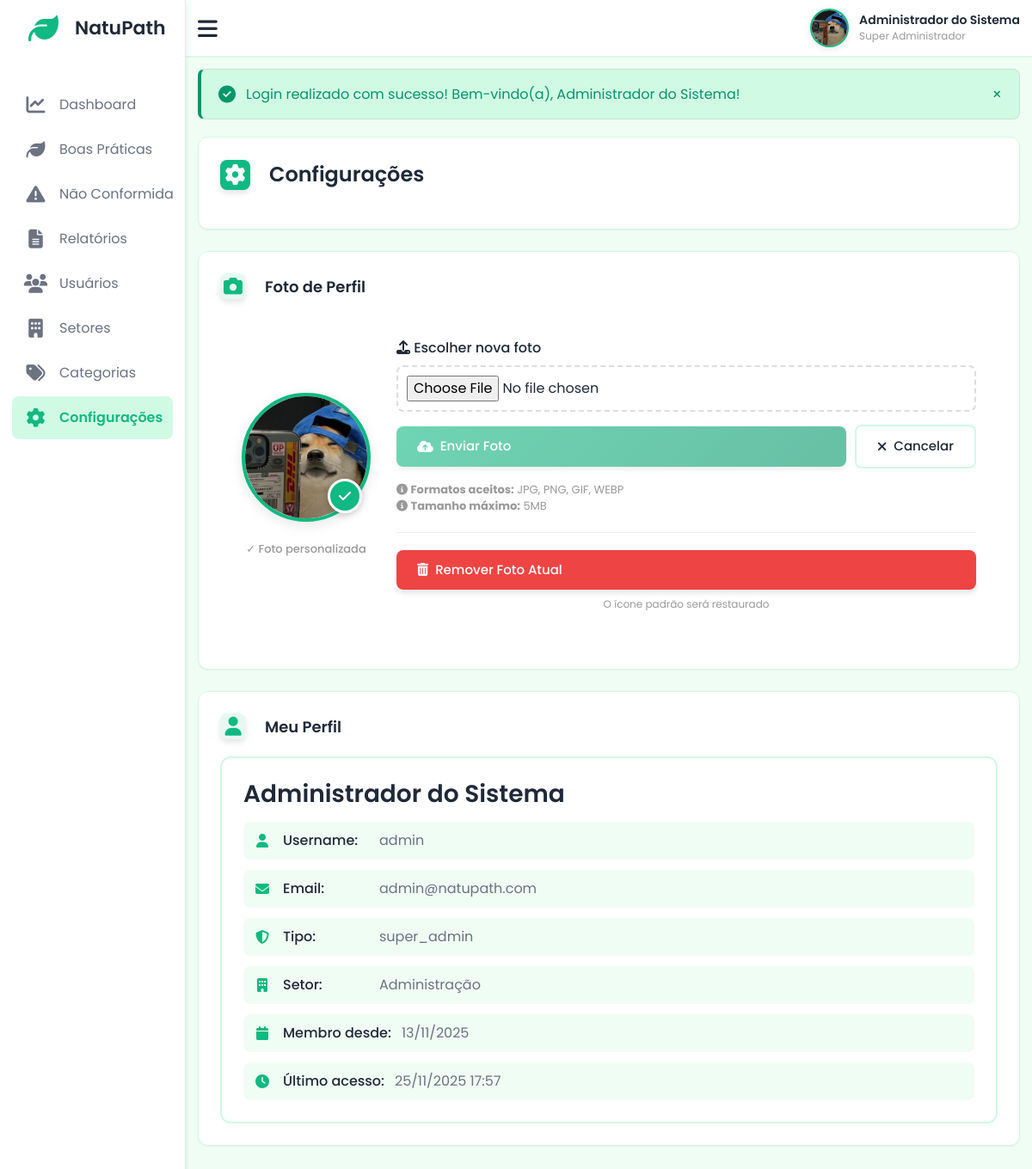
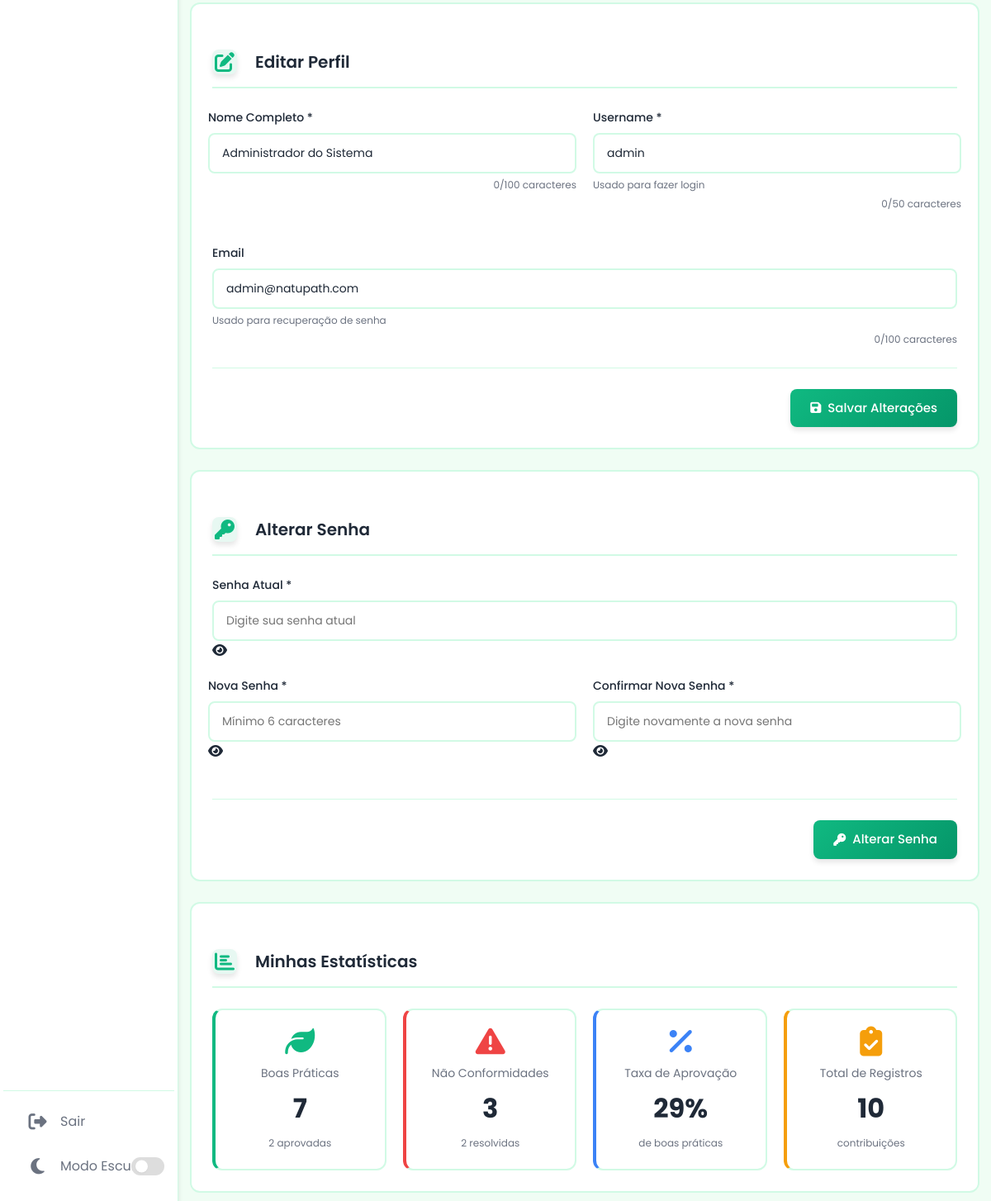
The page /includes/partials/configuracoes.php (signed in) on the database its author committed (2 pictures, top to bottom).
### tables this page shows
CREATE TABLE `usuarios` (
  `id` int NOT NULL AUTO_INCREMENT,
  `username` varchar(50) NOT NULL,
  `password` varchar(255) NOT NULL,
  `nome` varchar(100) NOT NULL,
  `email` varchar(100) DEFAULT NULL,
  `foto` varchar(255) DEFAULT NULL,
  `tipo` enum('super_admin','gestor','usuario') DEFAULT 'usuario',
  `setor_id` int DEFAULT NULL,
  `status` enum('ativo','inativo') DEFAULT 'ativo',
  `remember_token` varchar(100) DEFAULT NULL,
  `ultimo_login` datetime DEFAULT NULL,
  `criado_em` timestamp NULL DEFAULT CURRENT_TIMESTAMP,
  PRIMARY KEY (`id`),
  UNIQUE KEY `username` (`username`),
  KEY `idx_setor` (`setor_id`),
  KEY `idx_tipo` (`tipo`),
  KEY `idx_status` (`status`)
);

CREATE TABLE `setores` (
  `id` int NOT NULL AUTO_INCREMENT,
  `nome` varchar(100) NOT NULL,
  `descricao` text,
  `gestor_id` int DEFAULT NULL,
  `status` enum('ativo','inativo') DEFAULT 'ativo',
  `criado_em` timestamp NULL DEFAULT CURRENT_TIMESTAMP,
  `atualizado_em` timestamp NULL DEFAULT CURRENT_TIMESTAMP ON UPDATE CURRENT_TIMESTAMP,
  PRIMARY KEY (`id`),
  KEY `gestor_id` (`gestor_id`),
  KEY `idx_status` (`status`),
  CONSTRAINT `setores_ibfk_1` FOREIGN KEY (`gestor_id`) REFERENCES `usuarios` (`id`) ON DELETE SET NULL
);

### includes/partials/header.php (shortened to what the rows shown need)
<?php
require_once __DIR__ . '/../../config/config.php';
require_once __DIR__ . '/../../config/functions.php';
$user_id = $_SESSION['user_id'];
$stmt = $conn->prepare("SELECT nome, email, foto FROM usuarios WHERE id = :id");
$stmt->execute(['id' => $user_id]);
$user_data = $stmt->fetch();
$tem_foto_custom = false;
$user_foto = null;
if (!empty($user_data['foto'])) {
    $foto_path_abs = __DIR__ . '/../../uploads/perfil/' . $user_data['foto'];
    $foto_path_rel = '../../uploads/perfil/' . $user_data['foto'];
    if (file_exists($foto_path_abs)) {
        $user_foto = $foto_path_rel;
        $tem_foto_custom = true;
    }
}
?>
<!DOCTYPE html>
<html lang="pt-BR">
<head>
    <link rel="stylesheet" href="https://cdnjs.cloudflare.com/ajax/libs/font-awesome/6.4.0/css/all.min.css">
    <link rel="stylesheet" href="../../assets/css/bootstrap.min.css">
    <link rel="stylesheet" href="../../assets/css/style.css">
</head>
<body>
    <section class="dashboard">
        <div class="top">
            <div class="user-info" style="display: flex; align-items: center; gap: 12px; cursor: pointer;" onclick="window.location.href='configuracoes.php'" title="Clique para editar seu perfil">
                <?php if ($tem_foto_custom): ?>
                    <img src="<?php echo htmlspecialchars($user_foto); ?>"
                         alt="Foto de <?php echo sanitize($user_data['nome'] ?? 'Usuário'); ?>"
                         style="width: 45px; height: 45px; border-radius: 50%; object-fit: cover; border: 2px solid #10b981; box-shadow: 0 2px 8px rgba(0,0,0,0.1);"
                         onerror="this.style.display='none'; this.nextElementSibling.style.display='flex';">
                <?php endif; ?>
                <div style="display: flex; flex-direction: column; line-height: 1.4;">
                    <span style="color: var(--text-color); font-weight: 600; font-size: 14px;">
                        <?php echo sanitize($user_data['nome'] ?? $_SESSION['nome'] ?? 'Usuário'); ?>
                    </span>
                    <?php if (isset($_SESSION['tipo'])): ?>
                        <small style="color: #999; font-size: 12px;">
                            <?php
                            $tipos = [
                                'super_admin' => 'Super Administrador',
                                'gestor' => 'Gestor',
                                'usuario' => 'Usuário'
                            ];
                            echo $tipos[$_SESSION['tipo']] ?? $_SESSION['tipo'];
                            ?>
                        </small>
                    <?php endif; ?>
                </div>
            </div>
        </div>
        <div class="dash-content">

### includes/partials/configuracoes.php (shortened to what the rows shown need)
<?php
require_once 'header.php';
$user_id = $_SESSION['user_id'];
$stmt = $conn->prepare("
    SELECT u.*, s.nome as setor_nome
    FROM usuarios u
    LEFT JOIN setores s ON u.setor_id = s.id
    WHERE u.id = :id
");
$stmt->execute(['id' => $user_id]);
$usuario = $stmt->fetch();
$tem_foto = !empty($usuario['foto']);
if ($tem_foto) {
    $foto_path_abs = __DIR__ . '/../../uploads/perfil/' . $usuario['foto'];
    if (file_exists($foto_path_abs)) {
        $foto_perfil = '../../uploads/perfil/' . $usuario['foto'];
    } else {
        $stmt_clear = $conn->prepare("UPDATE usuarios SET foto = NULL WHERE id = :id");
        $stmt_clear->execute(['id' => $user_id]);
        $foto_perfil = null;
        $tem_foto = false;
    }
} else {
    $foto_perfil = null;
}
?>
<div class="activity" style="margin-bottom: 25px;">
    <div style="padding: 25px; background: var(--panel-color); border-radius: 10px;">
        <div style="display: flex; gap: 30px; align-items: center; flex-wrap: wrap;">
            <div style="text-align: center;">
                <div style="position: relative; display: inline-block;">
                    <?php if ($tem_foto && $foto_perfil): ?>
                        <img id="previewFotoPerfil"
                             src="<?php echo htmlspecialchars($foto_perfil); ?>"
                             alt="Foto de perfil"
                             style="width: 150px; height: 150px; border-radius: 50%; object-fit: cover; border: 4px solid #10b981; box-shadow: 0 4px 15px rgba(0,0,0,0.1); display: block;"
                             onerror="this.style.display='none'; document.getElementById('iconeFallback').style.display='flex';">
                    <?php endif; ?>
                    <div style="position: absolute; bottom: 10px; right: 10px; background: <?php echo $tem_foto ? '#10b981' : '#666'; ?>; color: white; border-radius: 50%; width: 40px; height: 40px; display: flex; align-items: center; justify-content: center; border: 3px solid var(--panel-color); box-shadow: 0 2px 8px rgba(0,0,0,0.2);">
                        <i class="fas <?php echo $tem_foto ? 'fa-check' : 'fa-camera'; ?>" style="font-size: 16px;"></i>
                    </div>
                </div>
            </div>
        </div>
    </div>
</div>
<div class="activity" style="margin-bottom: 30px;">
    <div class="perfil-container">
        <div class="perfil-info" style="width: 100%;">
            <h2><?php echo sanitize($usuario['nome']); ?></h2>
            <div class="perfil-detalhes">
                <div class="perfil-item">
                    <i class="fas fa-user"></i>
                    <span class="perfil-item-label">Username:</span>
                    <span class="perfil-item-value"><?php echo sanitize($usuario['username']); ?></span>
                </div>
                <div class="perfil-item">
                    <i class="fas fa-envelope"></i>
                    <span class="perfil-item-label">Email:</span>
                    <span class="perfil-item-value"><?php echo sanitize($usuario['email'] ?? 'Não cadastrado'); ?></span>
                </div>
                <div class="perfil-item">
                    <i class="fas fa-shield-alt"></i>
                    <span class="perfil-item-label">Tipo:</span>
                    <span class="perfil-item-value">
                        <?php
                        $tipos = [
                            'super_admin' => '<span class="badge badge-danger">Super Administrador</span>',
                            'gestor' => '<span class="badge badge-warning">Gestor</span>',
                            'usuario' => '<span class="badge badge-info">Usuário</span>'
                        ];
                        echo $tipos[$usuario['tipo']] ?? $usuario['tipo'];
                        ?>
                    </span>
                </div>
                <div class="perfil-item">
                    <i class="fas fa-building"></i>
                    <span class="perfil-item-label">Setor:</span>
                    <span class="perfil-item-value"><?php echo sanitize($usuario['setor_nome'] ?? 'Sem setor'); ?></span>
                </div>
                <div class="perfil-item">
                    <i class="fas fa-calendar"></i>
                    <span class="perfil-item-label">Membro desde:</span>
                    <span class="perfil-item-value"><?php echo formatDate($usuario['criado_em']); ?></span>
                </div>
                <?php if ($usuario['ultimo_login']): ?>
                <div class="perfil-item">
                    <i class="fas fa-clock"></i>
                    <span class="perfil-item-label">Último acesso:</span>
                    <span class="perfil-item-value"><?php echo formatDateTime($usuario['ultimo_login']); ?></span>
                </div>
                <?php endif; ?>
            </div>
        </div>
    </div>
</div>
<div class="secao-form">
    <form action="../../config/validacao/process_config.php" method="POST">
        <div class="form-row">
            <div class="form-group">
                <label for="nome">Nome Completo *</label>
                <input type="text" id="nome" name="nome" required minlength="3" maxlength="100"
                       value="<?php echo sanitize($usuario['nome']); ?>">
            </div>
            <div class="form-group">
                <label for="username">Username *</label>
                <input type="text" id="username" name="username" required minlength="3" maxlength="50"
                       value="<?php echo sanitize($usuario['username']); ?>"
                       pattern="[a-zA-Z0-9._-]+"
                       title="Apenas letras, números, ponto, hífen e underscore">
                <small>Usado para fazer login</small>
            </div>
        </div>
        <div class="form-group">
            <label for="email">Email</label>
            <input type="email" id="email" name="email" maxlength="100"
                   value="<?php echo sanitize($usuario['email'] ?? ''); ?>">
            <small>Usado para recuperação de senha</small>
        </div>
    </form>
</div>
<?php require_once 'footer.php'; ?>

### rows shown on the page
usuarios: foto (picture), nome "Administrador do Sistema", username "admin", email "admin@natupath.com", tipo "super_admin", setor.nome "Administração", criado_em "13/11/2025", ultimo_login "25/11/2025 17:57"

### other values the page prints
$tipos[$_SESSION['tipo']] "Super Administrador"
$_SESSION['success'] "Login realizado com sucesso! Bem-vindo(a), Administrador do Sistema!"
$total_bp "7"
$bp_aprovadas "2"
$total_nc "3"
$nc_resolvidas "2"
$taxa_aprovacao "29"
$total_bp + $total_nc "10"
